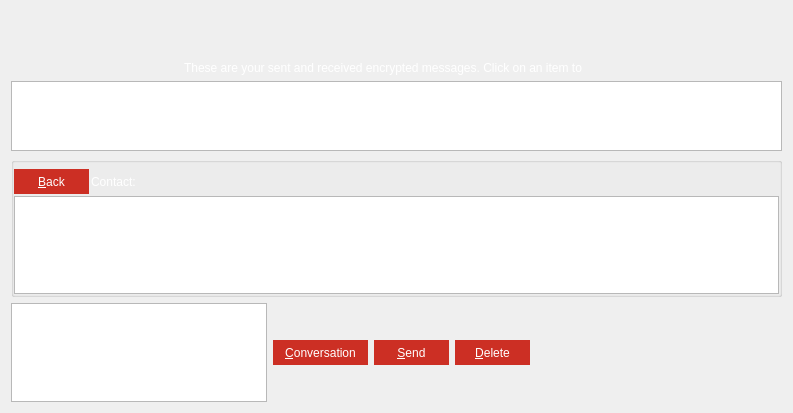
<?xml version="1.0" encoding="UTF-8"?>
<ui version="4.0">
 <class>MessagePage</class>
 <widget class="QWidget" name="MessagePage">
  <property name="geometry">
   <rect>
    <x>0</x>
    <y>0</y>
    <width>793</width>
    <height>413</height>
   </rect>
  </property>
  <property name="windowTitle">
   <string>Address Book</string>
  </property>
  <layout class="QVBoxLayout" name="verticalLayout_2">
   <item>
    <spacer name="verticalSpacer">
     <property name="orientation">
      <enum>Qt::Vertical</enum>
     </property>
     <property name="sizeType">
      <enum>QSizePolicy::Minimum</enum>
     </property>
     <property name="sizeHint" stdset="0">
      <size>
       <width>20</width>
       <height>50</height>
      </size>
     </property>
    </spacer>
   </item>
   <item alignment="Qt::AlignHCenter|Qt::AlignVCenter">
    <widget class="QLabel" name="labelExplanation">
     <property name="minimumSize">
      <size>
       <width>425</width>
       <height>0</height>
      </size>
     </property>
     <property name="styleSheet">
      <string notr="true">font-family: Segoe UI;color:white;</string>
     </property>
     <property name="text">
      <string>These are your sent and received encrypted messages. Click on an item to read it.</string>
     </property>
     <property name="textFormat">
      <enum>Qt::PlainText</enum>
     </property>
     <property name="wordWrap">
      <bool>true</bool>
     </property>
    </widget>
   </item>
   <item>
    <widget class="QTableView" name="tableView">
     <property name="contextMenuPolicy">
      <enum>Qt::CustomContextMenu</enum>
     </property>
     <property name="toolTip">
      <string>Click on a message to view it</string>
     </property>
     <property name="tabKeyNavigation">
      <bool>false</bool>
     </property>
     <property name="alternatingRowColors">
      <bool>true</bool>
     </property>
     <property name="selectionMode">
      <enum>QAbstractItemView::SingleSelection</enum>
     </property>
     <property name="selectionBehavior">
      <enum>QAbstractItemView::SelectRows</enum>
     </property>
     <property name="sortingEnabled">
      <bool>true</bool>
     </property>
     <attribute name="verticalHeaderVisible">
      <bool>false</bool>
     </attribute>
    </widget>
   </item>
   <item>
    <layout class="QVBoxLayout" name="verticalLayout">
     <item>
      <widget class="QGroupBox" name="messageDetails">
       <property name="title">
        <string/>
       </property>
       <layout class="QVBoxLayout" name="verticalLayout_4">
        <property name="spacing">
         <number>2</number>
        </property>
        <property name="leftMargin">
         <number>0</number>
        </property>
        <property name="topMargin">
         <number>6</number>
        </property>
        <property name="rightMargin">
         <number>0</number>
        </property>
        <property name="bottomMargin">
         <number>0</number>
        </property>
        <item>
         <layout class="QHBoxLayout" name="horizontalLayout_3">
          <item>
           <widget class="QPushButton" name="backButton">
            <property name="minimumSize">
             <size>
              <width>75</width>
              <height>25</height>
             </size>
            </property>
            <property name="styleSheet">
             <string notr="true">border:0;color:white;background-color:#cc2f24;font-family: Segoe UI;</string>
            </property>
            <property name="text">
             <string>&amp;Back</string>
            </property>
           </widget>
          </item>
          <item>
           <widget class="QLabel" name="labelContact">
            <property name="styleSheet">
             <string notr="true">color:white;</string>
            </property>
            <property name="text">
             <string>Contact:</string>
            </property>
           </widget>
          </item>
          <item>
           <widget class="QLabel" name="contactLabel">
            <property name="text">
             <string/>
            </property>
           </widget>
          </item>
          <item>
           <spacer name="horizontalSpacer_3">
            <property name="orientation">
             <enum>Qt::Horizontal</enum>
            </property>
            <property name="sizeHint" stdset="0">
             <size>
              <width>40</width>
              <height>20</height>
             </size>
            </property>
           </spacer>
          </item>
         </layout>
        </item>
        <item>
         <widget class="QListView" name="listConversation"/>
        </item>
        <item>
         <layout class="QVBoxLayout" name="verticalLayout_3"/>
        </item>
       </layout>
      </widget>
     </item>
     <item>
      <layout class="QHBoxLayout" name="horizontalLayout">
       <item>
        <widget class="QTextEdit" name="messageEdit">
         <property name="minimumSize">
          <size>
           <width>30</width>
           <height>0</height>
          </size>
         </property>
        </widget>
       </item>
       <item>
        <widget class="QPushButton" name="newButton">
         <property name="minimumSize">
          <size>
           <width>95</width>
           <height>25</height>
          </size>
         </property>
         <property name="styleSheet">
          <string notr="true">border:0;color:white;background-color:#cc2f24;font-family: Segoe UI;</string>
         </property>
         <property name="text">
          <string>&amp;Conversation</string>
         </property>
        </widget>
       </item>
       <item>
        <widget class="QPushButton" name="sendButton">
         <property name="minimumSize">
          <size>
           <width>75</width>
           <height>25</height>
          </size>
         </property>
         <property name="toolTip">
          <string>Send a message to the current conversation</string>
         </property>
         <property name="styleSheet">
          <string notr="true">border:0;color:white;background-color:#cc2f24;font-family: Segoe UI;</string>
         </property>
         <property name="text">
          <string>&amp;Send</string>
         </property>
        </widget>
       </item>
       <item>
        <widget class="QPushButton" name="deleteButton">
         <property name="minimumSize">
          <size>
           <width>75</width>
           <height>25</height>
          </size>
         </property>
         <property name="toolTip">
          <string>Delete the currently selected address from the list</string>
         </property>
         <property name="styleSheet">
          <string notr="true">border:0;color:white;background-color:#cc2f24;font-family: Segoe UI;</string>
         </property>
         <property name="text">
          <string>&amp;Delete</string>
         </property>
        </widget>
       </item>
       <item>
        <spacer name="horizontalSpacer">
         <property name="orientation">
          <enum>Qt::Horizontal</enum>
         </property>
         <property name="sizeHint" stdset="0">
          <size>
           <width>40</width>
           <height>20</height>
          </size>
         </property>
        </spacer>
       </item>
      </layout>
     </item>
    </layout>
   </item>
  </layout>
 </widget>
 <resources>
  <include location="../bitcoin.qrc"/>
 </resources>
 <connections/>
</ui>
